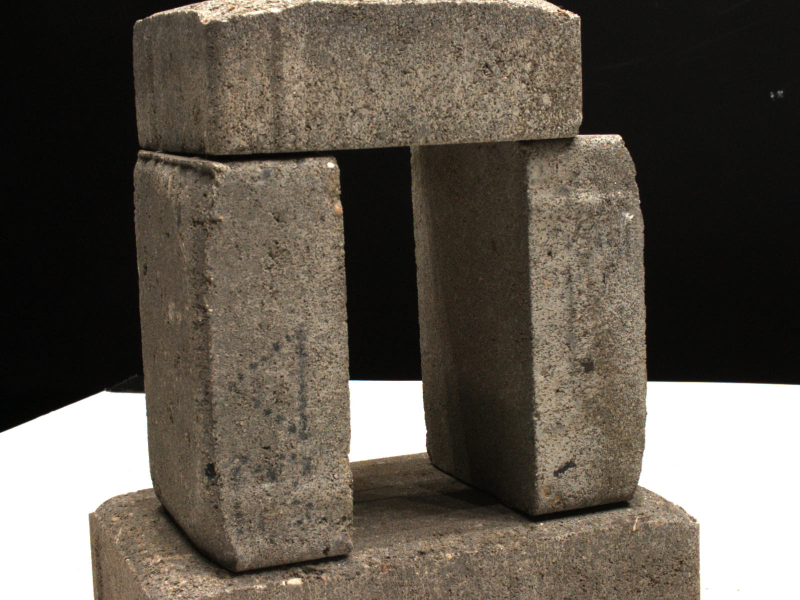
#> input picture Exercises/ex_02_sfm_and_stereo/code/sfm/img1.jpg, 1600 x 1200 px (shown at 1/2 size)
$ jupyter execute --allow-errors sfm.ipynb   (shell and % lines are left out)
#> lines starting #> are read from the running program, lines starting #| are printed output that depends on the picture
# Computer Vision Lecture - Exercise 2 Part 1 - Structure-from-Motion

This first part of exercise 2 contains hands-on coding problems in two-frame structure from motion. More specifically, given a pair of views with known camera intrinsics and matched correspondence points based on SIFT features, we will implement the 8-point algorithm to recover both the fundamental and essential matrix. We will look at both the "vanilla" and the normalized version and compare their robustness to noisy correspondence points. In a next step, we will implement triangulation via the DLT, which you are already familiar with from the previous exercise. With that
we have all the necessary building blocks to recover both the relative pose of the two views and a 3d-reconstruction of the scene.

As in the previous exercise, this notebook guides you through the relevant steps. When you see helper functions, you don't need to do anything - they are already implemented. The functions you need to implement are indicated as Exercise Function and where applicable the sections you need to fill in are marked. Sometimes, you can find Hints - these are written upside-down so you can first try to find the solution without reading them.

Happy hacking!

## Preliminaries

Let's first import relevant libaries, load the images/views along with their calibration data and visualize them.

[cell 1]
# Uncomment below to install dependencies in google colab
# !pip install opencv-python==4.5.1.48
# !pip install ipympl

import cv2
import json
import numpy as np
import matplotlib.pyplot as plt

# Load images
img1 = cv2.cvtColor(cv2.imread('./img1.jpg'), cv2.COLOR_BGR2RGB)
img2 = cv2.cvtColor(cv2.imread('./img2.jpg'), cv2.COLOR_BGR2RGB)
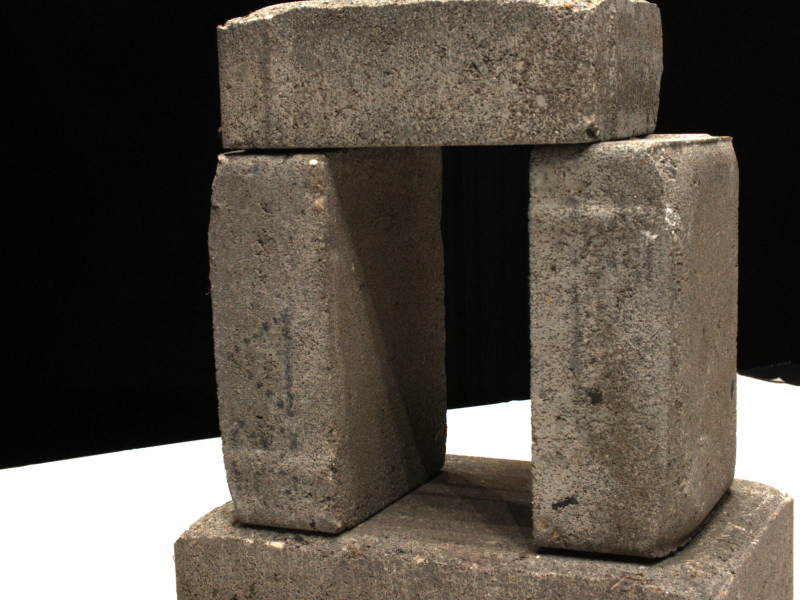
#> input picture Exercises/ex_02_sfm_and_stereo/code/sfm/img2.jpg, 1600 x 1200 px (shown at 1/2 size)

# Load cameras file
camera_dict = np.load('./cameras.npz')
#> (reads Exercises/ex_02_sfm_and_stereo/code/sfm/cameras.npz from the repository)
# camera1
scale_mat1 = camera_dict['scale_mat_%d' % 45].astype(np.float32)
world_mat1 = camera_dict['world_mat_%d' % 45].astype(np.float32)
proj_mat1 = (world_mat1 @ scale_mat1)[:3, :4]
K1 = cv2.decomposeProjectionMatrix(proj_mat1)[0]
K1 = K1/K1[2, 2]
# camera2
scale_mat2 = camera_dict['scale_mat_%d' % 41].astype(np.float32)
world_mat2 = camera_dict['world_mat_%d' % 41].astype(np.float32)
proj_mat2 = (world_mat2 @ scale_mat2)[:3, :4]
K2 = cv2.decomposeProjectionMatrix(proj_mat2)[0]
K2 = K2/K2[2, 2]

# Let's visualize the images
f = plt.figure(figsize=(15, 5))
ax1 = f.add_subplot(121)
ax2 = f.add_subplot(122)
ax1.imshow(img1)
ax2.imshow(img2)
plt.show()
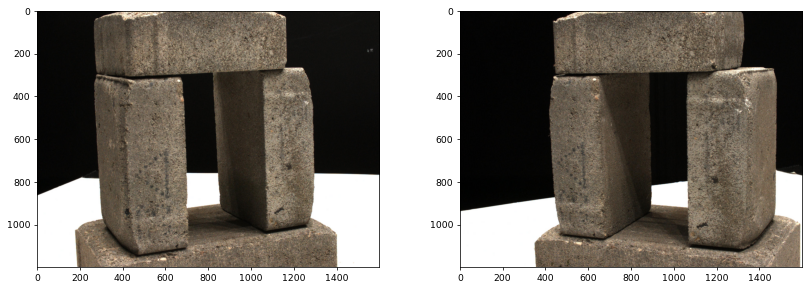
#> figure drawn by matplotlib, 2 panels

Next, we need to find correspondence points for the two views. For this we provide a helper function which first finds salient points using SIFT and then performs k-nearest neighbour matching based on these SIFT features. To remove outliers we perform the ratio test. SIFT is just one of many descriptors implemented in OpenCV - feel free to try some others and also play around with the ratio parameter for outlier removal. Once computed, we can visualize the matches.

[cell 2]
###########################
##### Helper Function #####
###########################
def get_keypoints(img1, img2):
    '''
    Finds correspondence points between two images by searching for salient
    points via SIFT and then searching for matches via k-nearest neighours.
    Performs a ratio test to filter for outliers.

    Args:
        img1 (np.ndarray): image, first view
        img2 (np.ndarray): image, second view
    Returns:
        p_source(np.ndarray): Nx3 array of correspondence points in first view
            in homogenous image coordinates.
        p_source(np.ndarray): Nx3 array of correspondence points in second view
            in homogenous image coordinates.
    '''
    # Initialize feature description algorithm
    # We are going to use SIFT but OpenCV provides
    # implementations for many more - feel free to try them!
    descriptor = cv2.SIFT_create(nfeatures=10000)

    keypoints1, features1 = descriptor.detectAndCompute(img1, None)
#> keypoints1 = 10000 keypoints; strongest (x, y, size): (204, 883, 140.3), (662, 329, 9.6), (1153, 31, 4.4), (1135, 24, 5.1)
    keypoints2, features2 = descriptor.detectAndCompute(img2, None)
#> keypoints2 = 10001 keypoints; strongest (x, y, size): (974, 866, 95.1), (360, 966, 127.5), (442, 314, 9), (1557, 758, 4.7)

    # Initialize matching algorithm
    # We are going to use k-nearest neighbours with L2 as the distance measure
    bf = cv2.BFMatcher_create(cv2.NORM_L2)

    # Find matching points
    matches = bf.knnMatch(features1, features2, k=2)
#> matches = 10000 matches

    # Remove outliers via ratio test
    good = []
    for m, n in matches:
        if m.distance < 0.5 * n.distance:
            good.append(m)
#> after the loop, good = 458 matches

    # Select matched points
    keypoints1 = np.float32(
        [ keypoints1[good_match.queryIdx].pt for good_match in good ]
    ).reshape(-1,2)
#> keypoints1 = 458 pairs, first value 474.4 to 1276, second value 16.28 to 1176
    keypoints2 = np.float32(
        [ keypoints2[good_match.trainIdx].pt for good_match in good ]
    ).reshape(-1,2)
#> keypoints2 = 458 pairs, first value 469.6 to 1322.4, second value 10.74 to 1102.3

    # Augment point vectors
    N = keypoints1.shape[0]
#> N = 458
    keypoints1 = np.concatenate([keypoints1, np.ones((N, 1))], axis=-1)
#> keypoints1 = 458 rows, first 8: [1269.4, 610.6, 1], [1264, 438.5, 1], [1250.3, 442.6, 1], [1244.3, 584, 1], [1230.7, 365.9, 1], [1230.7, 365.9, 1], [1228.8, 582.5, 1], [1226.2, 686.8, 1]
    keypoints2 = np.concatenate([keypoints2, np.ones((N, 1))], axis=-1)
#> keypoints2 = 458 rows, first 8: [1312.6, 675.6, 1], [1310.4, 478.5, 1], [1293.3, 482, 1], [1281.2, 641.5, 1], [1270, 393.2, 1], [1270, 393.2, 1], [1261.4, 637.7, 1], [1254.5, 753.8, 1]

    return keypoints1, keypoints2

###########################
##### Helper Function #####
###########################
def draw_matches(img1, img2, keypoints1, keypoints2):
    '''
    Returns a visualization of correspondences accross two images.

    Args:
        img1 (np.ndarray): image, first view
        img2 (np.ndarray): image, second view
        keypoints1 (np.ndarray): Nx3 array of correspondence points in first
            view in homogenous image coordinates.
        keypoints2 (np.ndarray): Nx3 array of correspondence points in second
            view in homogenous image coordinates.

    Returns:
        output_img (np.ndarray): image, horizontally stacked first and sedond
        view with correspondence points overlaid.
    '''
    h1, w1 = img1.shape[:2]
#> h1 = 1200; w1 = 1600
    h2, w2 = img2.shape[:2]
#> h2 = 1200; w2 = 1600

    # stack views horizontally
    output_img = np.zeros((max([h1, h2]), w1 + w2, 3), dtype='uint8')
    output_img[:h1, :w1, :] = np.dstack([img1])
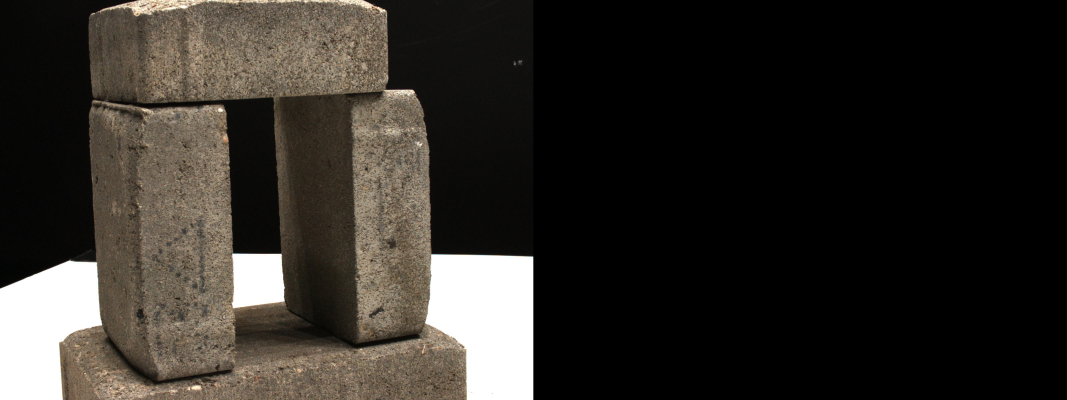
#> output_img: shape (1200, 3200, 3) (shown at 1/3 size); mean R, G, B 47.6, 43.9, 39
    output_img[:h2, w1:w1 + w2, :] = np.dstack([img2])
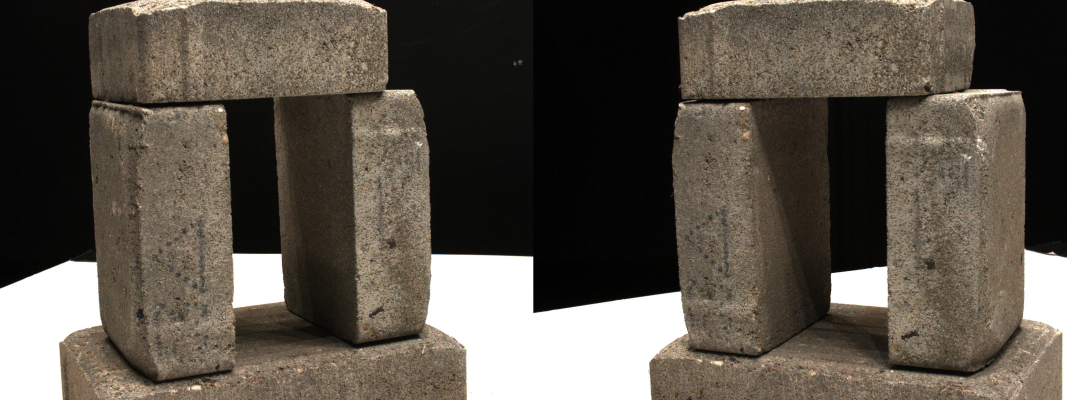
#> output_img: shape (1200, 3200, 3) (shown at 1/3 size); mean R, G, B 90.3, 83, 73.5

    # draw correspondences
    # we only visualize only a subset for clarity
    for p1, p2 in zip(keypoints1[::4], keypoints2[::4]):
        (x1, y1) = p1[:2]
        (x2, y2) = p2[:2]

        cv2.circle(output_img, (int(x1), int(y1)), 10, (0, 255, 255), 10)
        cv2.circle(output_img, (int(x2) + w1, int(y2)), 10, (0, 255, 255), 10)

        cv2.line(output_img, (int(x1), int(y1)), (int(x2) + w1, int(y2)), (0, 255, 255), 5)
#> this loop made 115 passes
#> (p1, p2, x1, y1, x2, y2) on passes 1 to 10: ([1269.4, 610.6, 1], [1312.6, 675.6, 1], 1269.4, 610.6, 1312.6, 675.6), ([1230.7, 365.9, 1], [1270, 393.2, 1], 1230.7, 365.9, 1270, 393.2), ([1220.1, 678.4, 1], [1246.9, 743.5, 1], 1220.1, 678.4, 1246.9, 743.5), ([1157.6, 631.7, 1], [1171.3, 680.9, 1], 1157.6, 631.7, 1171.3, 680.9), ([1142.3, 814.4, 1], [1148.6, 877.5, 1], 1142.3, 814.4, 1148.6, 877.5), ([1128.6, 811.2, 1], [1131.9, 870.9, 1], 1128.6, 811.2, 1131.9, 870.9), ([1126.6, 252.1, 1], [1123, 261.6, 1], 1126.6, 252.1, 1123, 261.6), ([1117.6, 565.9, 1], [1125.9, 602.8, 1], 1117.6, 565.9, 1125.9, 602.8), ([1109, 223.4, 1], [1101.8, 230, 1], 1109, 223.4, 1101.8, 230), ([1099, 507.2, 1], [1106.2, 536.5, 1], 1099, 507.2, 1106.2, 536.5)
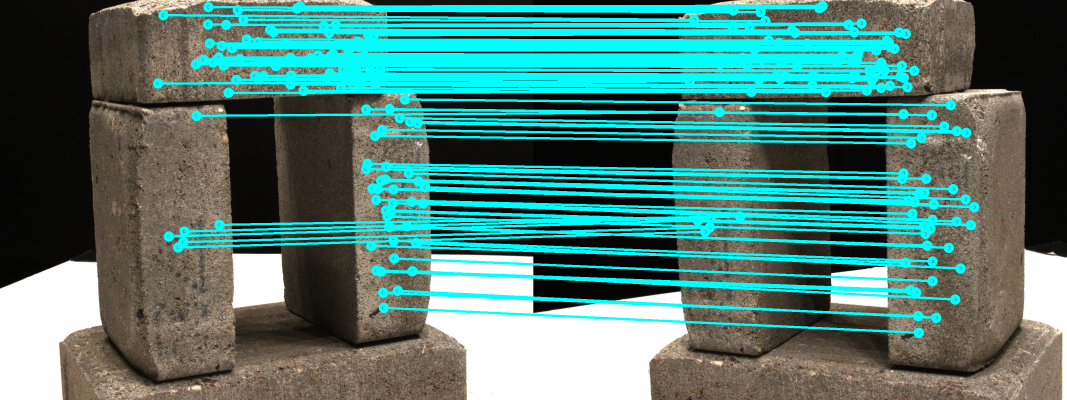
#> output_img: shape (1200, 3200, 3) (shown at 1/3 size); mean R, G, B 75.3, 126, 118.5

    return output_img

# compute and visualize correspondences
keypoints1, keypoints2 = get_keypoints(img1, img2)
correspondence_vis = draw_matches(img1, img2, keypoints1, keypoints2)
fig = plt.figure(figsize=(15,10))
plt.imshow(correspondence_vis)
plt.show()

## 2.1 The 8-Point Algorithm

Now that we have sensible correspondence points we can begin recovering some geometry.

### a)

In the skeleton below, implement the standard version of the 8-point algorithm (no normalization) to compute the fundamental matrix from a set of corresponding points in homogenous image coordinates.

*Hint 1*: ˙suoᴉʇɔǝɹᴉp ʎɐɹ lɐɔol ɟo pɐǝʇsuᴉ sǝʇɐuᴉpɹooɔ ǝƃɐɯᴉ ɯoɹɟ punoɟ ʇsnɾ 'ǝɹnʇɔǝl ǝɥʇ uᴉ uʍoɥs sɐ xᴉɹʇɐɯ lɐᴉʇuǝssǝ ǝɥʇ ɹoɟ sɐ ǝɯɐs ǝɥʇ sʞool ɯǝʇsʎs ɹɐǝuᴉl ǝɥ┴

[cell 3]
###########################
#### Exercise Function ####
###########################
def compute_fundamental_matrix(keypoints1, keypoints2):
    '''
    Computes the fundamental matrix from image coordinates using the 8-point
    algorithm by constructing and solving the corresponding linear system.

    Args:
        keypoints1 (np.ndarray): Nx3 array of correspondence points in first
            view in homogenous image coordinates.
        keypoints2 (np.ndarray): Nx3 array of correspondence points in second
            view in homogenous image coordinates.

    Returns:
        F (np.ndarray): 3x3 fundamental matrix.
    '''
    #######################################
    # -------------------------------------
    # TODO: ENTER CODE HERE (EXERCISE 1)
    # -------------------------------------

    return F

Let's look at our result by visualizing the epipolar lines. How can we tell if the result is sensible?

#> (a cell that did not finish here is left out)

In this case we have fairly accurate correspondences, so the standard 8-point algorithm already works. But, as you know from lecture 3, the multiplicative measurement terms in our system of equations make the standard version of the algorihtm sensitive to measurement noise. Let's add some artificial noise and see how that affects the estimation.

[cell 5]
# add noise to correspondences
keypoints_noisy1 = np.copy(keypoints1)
#> keypoints_noisy1 has the same summary as keypoints1 in get_keypoints
keypoints_noisy2 = np.copy(keypoints2)
#> keypoints_noisy2 has the same summary as keypoints2 in get_keypoints
keypoints_noisy1[..., :2] += np.random.normal(0, 2, size=keypoints_noisy1[..., :2].shape)
keypoints_noisy2[..., :2] += np.random.normal(0, 2, size=keypoints_noisy2[..., :2].shape)

#> (the rest of this cell did not finish here and is left out)
